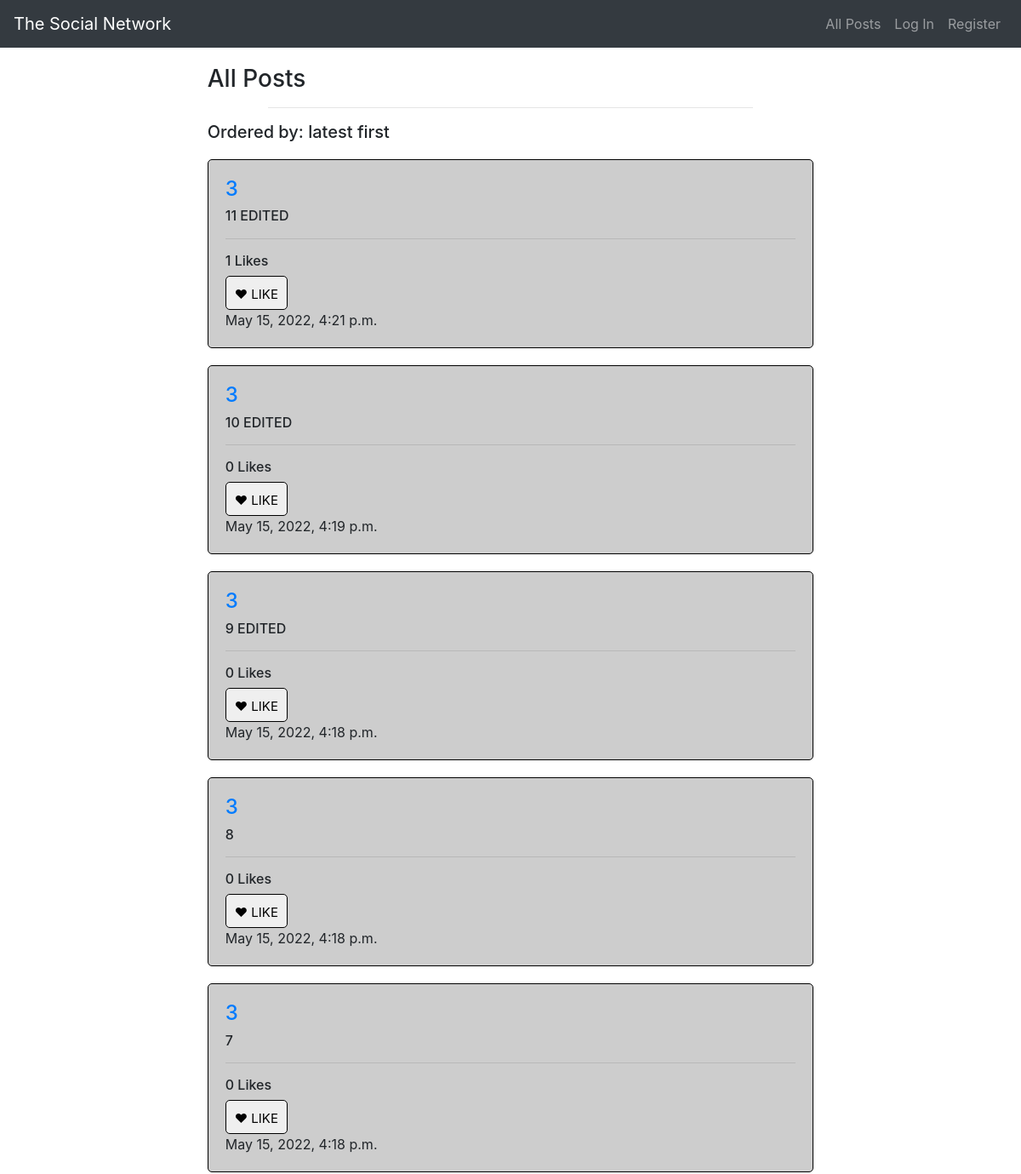
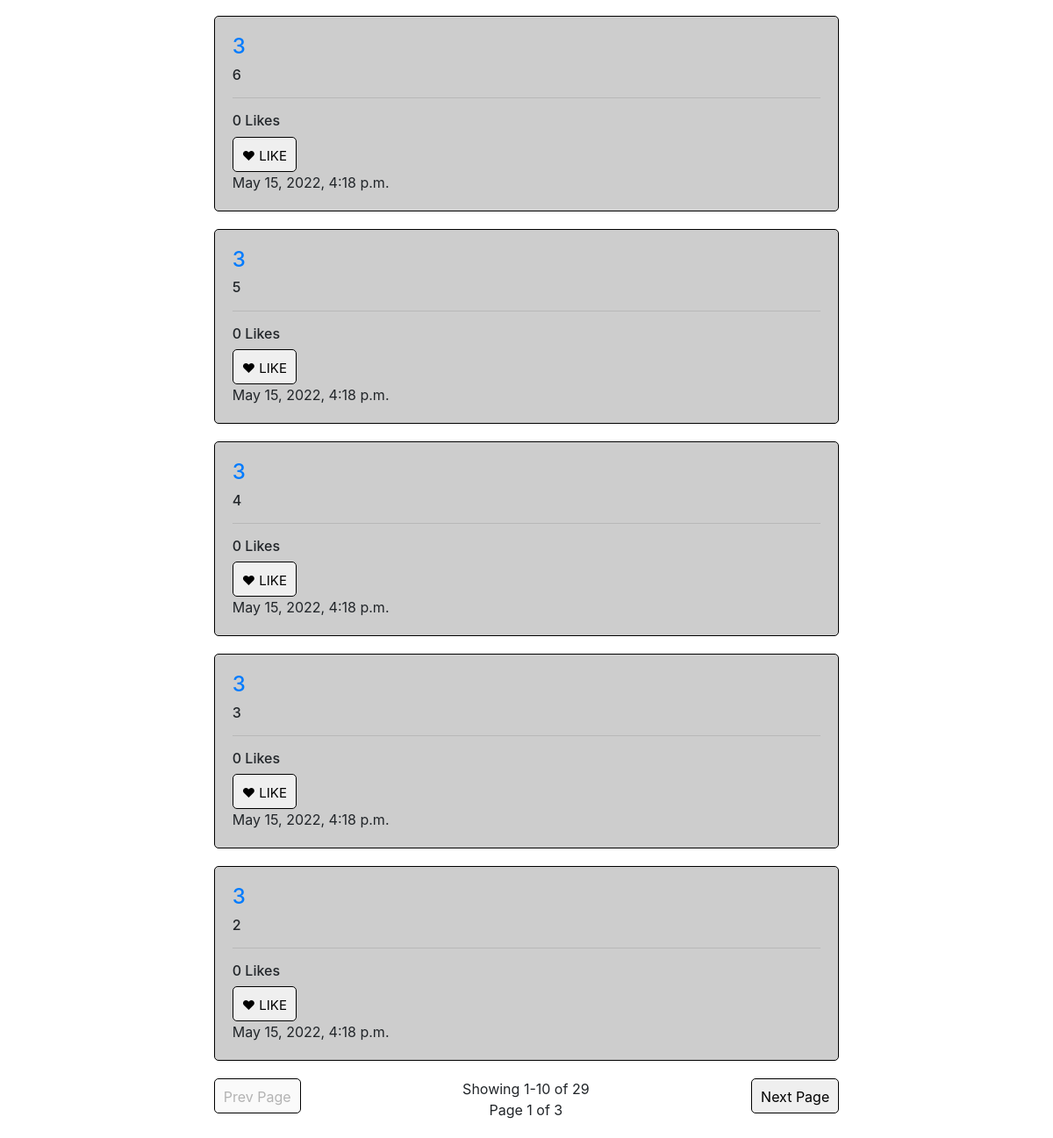
The page / on the database its author committed (2 pictures, top to bottom).
### network/models.py (models this page shows, shortened)
class Post(models.Model):
    user = models.ForeignKey(User, on_delete=models.CASCADE)
    post = models.CharField(max_length=500)
    likes = models.IntegerField(default=0)
    timestamp = models.DateTimeField()

class User(AbstractUser):
    username = models.CharField(max_length=500, unique=True)
    email = models.CharField(max_length=500)
    password = models.CharField(max_length=500)

### network/views.py (the view)
# urls.py: path("", views.index, name="index"),
def index(request):
    if request.method == "POST":
        user = request.user
        post = request.POST.get("post")
        timestamp = datetime.now()
        Post.objects.create(user = user, post = post, timestamp = timestamp, likes = 0)
    current_page = pageify(request, Post.objects.all().order_by('-timestamp'))
    return render(request, "network/index.html", {
        "posts": current_page
    })

### network/views.py (called while the page is built)
@csrf_exempt
def pageify(request, posts):
    paginator = Paginator(posts, 10)
    page_number = request.GET.get('page')
    current_page = paginator.get_page(page_number)
    return current_page

### network/templates/network/index.html (shortened to what this page needs)
{% extends "network/layout.html" %}
{% load static %}
{% block body %}
<div class="body" id="all-posts">
    <h3>All Posts</h3>
    <hr class="body-hr">
    <div>
        <h5>Ordered by: latest first</h5>
        {% for post in posts %}
        <div class="posts">
            {% if user.is_authenticated %}
                <h4><a href="{% url 'profile' post.user.id %}">{{ post.user }}</a></h4>
            {% else %}
                <h4><a href="{% url 'login' %}">{{ post.user }}</a></h4>
            {% endif %}
            <h6><div id="post-{{post.id}}">{{ post.post }}</div></h6>
            <hr>
            <h6 id="like-{{post.id}}-count">{{ post.likes }} Likes</h6>
            {% if user.is_authenticated %}
                <button id="like-{{post.id}}-button" class="buttons" onclick="like('{{ post.id }}')">
                    <span id="like-{{post.id}}-heart" class="hearts" style="color:black;font-size:15px;"> &#9829; LIKE</span>
                </button>
                <script type="text/javascript">
                    var id = "{{ post.id }}";
                    update_like_button(id);
                </script>
            {% else %}
                <button class="buttons" onclick="location.href='{% url 'login' %}'">
                    <span class="hearts" style="color:black;font-size:15px;"> &#9829; LIKE</span>
                </button>
            {% endif %}
            <div>{{ post.timestamp }}</div>
        </div>
        {% empty %}
            <div class="posts"><b>Nothing here but us cowards!</b></div>
        {% endfor %}
        <div class="next-previous">
            {% if posts.has_previous %}
                <button class="buttons" onclick="location.href='?page={{ posts.previous_page_number }}'">Prev Page</button>
            {% else %}
                <button class="buttons" disabled>Prev Page</button>
            {% endif %}
            <div id="paginator-index" style="text-align:center">
                <div id="post-number">
                    Showing {{ posts.start_index }}-{{ posts.end_index }} of {{ posts.paginator.count }}
                </div>
                <div id="page-number">
                    Page {{ posts.number }} of {{ posts.paginator.num_pages }}
                </div>
            </div>
            {% if posts.has_next %}
                <button class="buttons" onclick="location.href='?page={{ posts.next_page_number }}'">Next Page</button>
            {% else %}
                <button class="buttons" disabled>Next Page</button>
            {% endif %}
        </div>
    </div>
</div>
{% endblock %}

### network/templates/network/layout.html (shortened to what this page needs)
{% load static %}
<!DOCTYPE html>
<html lang="en">
    <head>
        <link rel="stylesheet" href="https://stackpath.bootstrapcdn.com/bootstrap/4.4.1/css/bootstrap.min.css">
        <link href="{% static 'network/styles.css' %}" rel="stylesheet">
    </head>
    <body>
        <nav id="navbar" class="navbar navbar-expand-lg navbar-dark bg-dark">
            <a class="navbar-brand mr-auto" href="{% url 'index' %}">The Social Network</a>
            <div>
              <ul class="navbar-nav ml-auto text-right">
                <li class="nav-item">
                  <a class="nav-link" href="{% url 'index' %}">All Posts</a>
                </li>
                {% if user.is_authenticated %}
                    <li class="nav-item">
                        <a class="nav-link" href="{% url 'following' %}">Following</a>
                    </li>
                    <li class="nav-item">
                        <a class="nav-link" href="{% url 'logout' %}">Log Out</a>
                    </li>
                {% else %}
                    <li class="nav-item">
                        <a class="nav-link" href="{% url 'login' %}">Log In</a>
                    </li>
                    <li class="nav-item">
                        <a class="nav-link" href="{% url 'register' %}">Register</a>
                    </li>
                {% endif %}
              </ul>
            </div>
          </nav>
        <div class="body">
            {% block body %}
            {% endblock %}
        </div>
    </body>
</html>

### network/static/network/styles.css (style rules this page uses)
.posts, .edit-box, #new-post, #profile-info { background-color: #cdcdcd; padding: 20px; border: 1px solid black; border-radius: 5px; margin: 20px 0 20px 0; word-wrap: break-word; }
.body { width: 95%; max-width: 750px; margin: 20px auto 20px auto; }
.body-hr { width: 80%; max-width: 750px; }
.buttons { border-radius: 5px; border-style: none; border: 1px solid black; display: inline-block; height: 40px; line-height: 20px; padding: 10px; }
.next-previous { display: flex; justify-content: space-between; }

### rows shown on the page
Post: user "3", post "11 EDITED", likes "1", timestamp "May 15, 2022, 4:21 p.m."
Post: user "3", post "10 EDITED", likes "0", timestamp "May 15, 2022, 4:19 p.m."
Post: user "3", post "9 EDITED", likes "0", timestamp "May 15, 2022, 4:18 p.m."
Post: user "3", post "8", likes "0", timestamp "May 15, 2022, 4:18 p.m."
Post: user "3", post "7", likes "0", timestamp "May 15, 2022, 4:18 p.m."
Post: user "3", post "6", likes "0", timestamp "May 15, 2022, 4:18 p.m."
Post: user "3", post "5", likes "0", timestamp "May 15, 2022, 4:18 p.m."
Post: user "3", post "4", likes "0", timestamp "May 15, 2022, 4:18 p.m."
Post: user "3", post "3", likes "0", timestamp "May 15, 2022, 4:18 p.m."
Post: user "3", post "2", likes "0", timestamp "May 15, 2022, 4:18 p.m."

### other values the page prints
{{ posts.start_index }} "1"
{{ posts.end_index }} "10"
{{ posts.paginator.count }} "29"
{{ posts.number }} "1"
{{ posts.paginator.num_pages }} "3"
